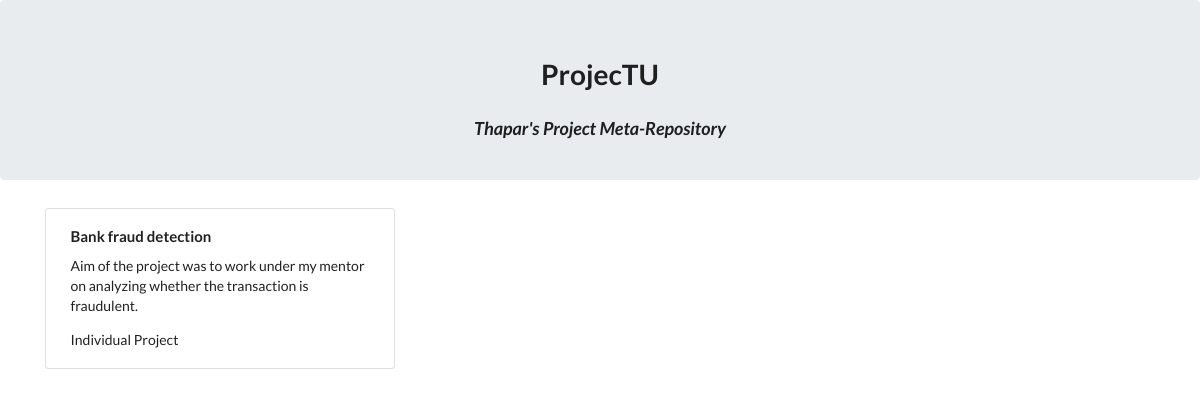
/list.php, run on an earlier commit of the app's database.
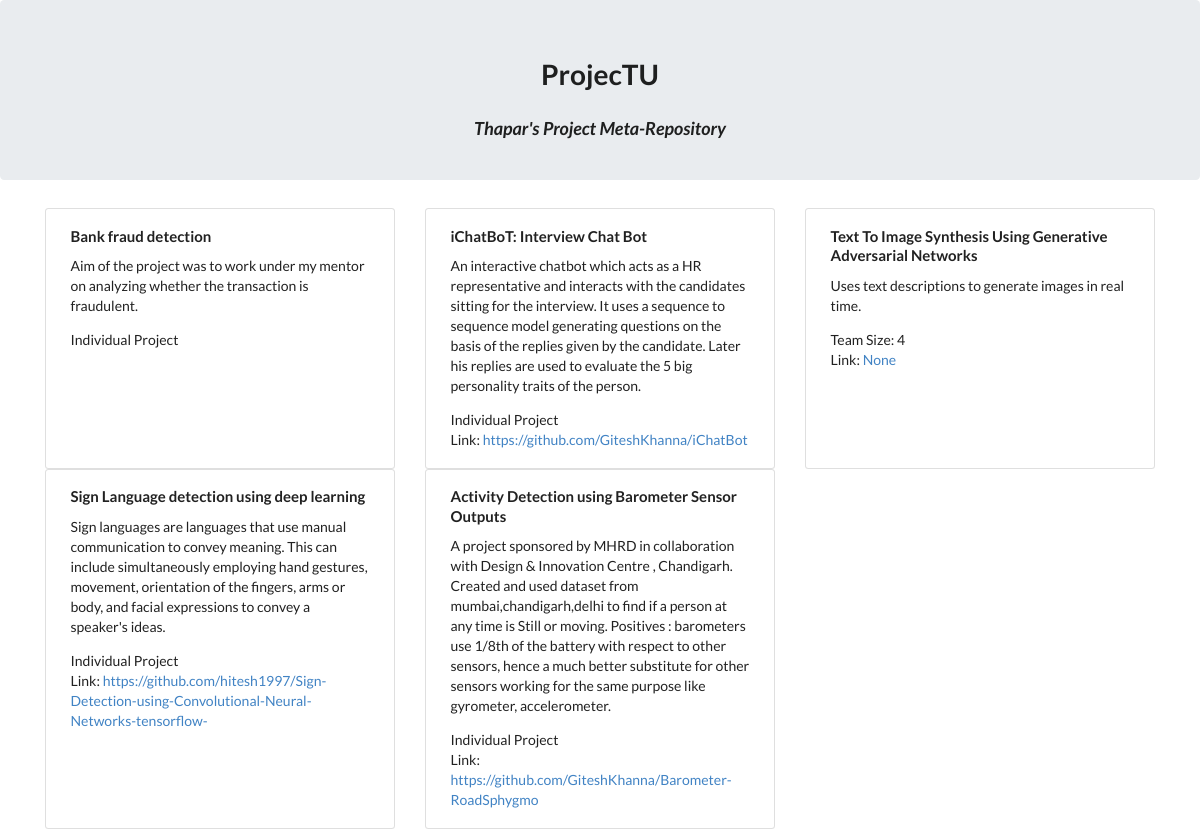
And on a later commit of the database.
### tables this page shows
CREATE TABLE `project` (
  `pid` int(11) NOT NULL,
  `title` text NOT NULL,
  `summary` text NOT NULL,
  `size` int(10) NOT NULL,
  `leader` varchar(100) NOT NULL,
  `link` varchar(1000) NOT NULL
);

### cards.php (the view, shortened to what this page needs)
<?php
require_once 'connection.php';
if(isset($_GET)) {
	$sql = "SELECT * FROM project ";
	$sql1 = "";
	$sql2 = "WHERE 1 ";
	$sql3 = "";
	$sql = $sql . $sql1;
	$sql = $sql . $sql2;
	$sql = $sql . $sql3;
	$result = $con->query($sql);
	if ($result->num_rows > 0) {
		while($row = $result->fetch_assoc()) {
			echo
			'<div class="col-lg-4 col-sm-6 portfolio-item">
				<div class="card h-100 px-2">
					<div class="card-body">
						<h4 class="card-title"><a>'.$row['title'].'</a></h4>
						<p class="card-text">'.$row['summary'].'</p>';
			$team = $row['size'];
			if($team>1) echo 'Team Size: ' . $team . '<br>';
			else echo 'Individual Project<br>';
			$link = $row['link'];
			if($link!=NULL && $link!='none') echo 'Link: <a href = http://' . $link . '>' . $link . '</a><br>';
			echo
					'</div>
				</div>
			</div>';
		}
	}
}

### list.php (shortened to what this page needs)
<!DOCTYPE html>
<html>
<head>
	<link rel="stylesheet"  type="" href="">
	<link rel="stylesheet" href="https://stackpath.bootstrapcdn.com/bootstrap/4.1.3/css/bootstrap.min.css">
	<link rel='stylesheet' href='https://cdn.jsdelivr.net/npm/semantic-ui@2.2.13/dist/semantic.min.css'>
	<link rel='stylesheet' href='css/style.css'>
</head>
<body>
	<div class="jumbotron" style="height: 180px;">
		<center>
			<h1>ProjecTU</h1>
			<h3><i>Thapar's Project Meta-Repository</i></h3>
		</center>
	</div>
	<div class="container">
		<div class="row">
			<?php require 'cards.php'?>
		</div>
	</div>
</body>
</html>

### css/style.css (style rules this page uses)
.jumbotron { height: 220px; transition: all 0.5s ease-out; }

What changed in the data, as far as the page shows it:
added project: title "iChatBoT: Interview Chat Bot", summary "An interactive chatbot which acts as a HR representative and interacts with the candidates sitting for the interview. It uses a sequence to sequence model generating questions on the basis of the replies given by the candidate. Later his replies are used to evaluate the 5 big personality traits of the person.", size "Individual Project", link "https://github.com/GiteshKhanna/iChatBot"
added project: title "Text To Image Synthesis Using Generative Adversarial Networks", summary "Uses text descriptions to generate images in real time.", size "4", link "None"
added project: title "Sign Language detection using deep learning", summary "Sign languages are languages that use manual communication to convey meaning. This can include simultaneously employing hand gestures, movement, orientation of the fingers, arms or body, and facial expressions to convey a speaker's ideas.", size "Individual Project", link "https://github.com/hitesh1997/Sign-Detection-using-Convolutional-Neural-Networks-tensorflow-"
added project: title "Activity Detection using Barometer Sensor Outputs", summary "A project sponsored by MHRD in collaboration with Design & Innovation Centre , Chandigarh. Created and used dataset from mumbai,chandigarh,delhi to find if a person at any time is Still or moving. Positives : barometers use 1/8th of the battery with respect to other sensors, hence a much better substitute for other sensors working for the same purpose like gyrometer, accelerometer.", size "Individual Project", link "https://github.com/GiteshKhanna/Barometer-RoadSphygmo"
